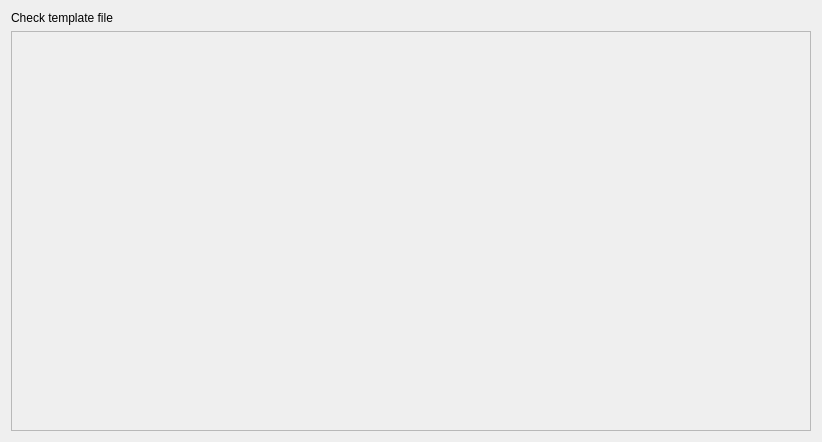
<?xml version="1.0" encoding="UTF-8"?>
<ui version="4.0">
 <class>PluginSettingsDecl</class>
 <widget class="QWidget" name="PluginSettingsDecl">
  <property name="geometry">
   <rect>
    <x>0</x>
    <y>0</y>
    <width>810</width>
    <height>442</height>
   </rect>
  </property>
  <property name="sizePolicy">
   <sizepolicy hsizetype="Expanding" vsizetype="Expanding">
    <horstretch>0</horstretch>
    <verstretch>0</verstretch>
   </sizepolicy>
  </property>
  <property name="windowTitle">
   <string>Icalendar export settings</string>
  </property>
  <layout class="QVBoxLayout" name="verticalLayout_2">
   <item>
    <layout class="QVBoxLayout" name="verticalLayout">
     <item>
      <layout class="QHBoxLayout" name="horizontalLayout">
       <item>
        <widget class="QLabel" name="check_template_file">
         <property name="sizePolicy">
          <sizepolicy hsizetype="Fixed" vsizetype="Fixed">
           <horstretch>0</horstretch>
           <verstretch>0</verstretch>
          </sizepolicy>
         </property>
         <property name="text">
          <string>Check template file</string>
         </property>
         <property name="wordWrap">
          <bool>false</bool>
         </property>
        </widget>
       </item>
       <item>
        <widget class="KUrlRequester" name="kcfg_checkTemplateFile">
         <property name="kcfg_property" stdset="0">
          <cstring>text</cstring>
         </property>
         <property name="sizePolicy">
          <sizepolicy hsizetype="Preferred" vsizetype="Fixed">
           <horstretch>0</horstretch>
           <verstretch>0</verstretch>
          </sizepolicy>
         </property>
        </widget>
       </item>
      </layout>
     </item>
     <item>
      <widget class="QFrame" name="m_previewFrame">
       <property name="minimumSize">
        <size>
         <width>800</width>
         <height>400</height>
        </size>
       </property>
       <property name="frameShape">
        <enum>QFrame::StyledPanel</enum>
       </property>
       <property name="frameShadow">
        <enum>QFrame::Raised</enum>
       </property>
      </widget>
     </item>
    </layout>
   </item>
  </layout>
 </widget>
 <layoutdefault spacing="6" margin="11"/>
 <customwidgets>
  <customwidget>
   <class>KUrlRequester</class>
   <extends>QFrame</extends>
   <header>kurlrequester.h</header>
  </customwidget>
 </customwidgets>
 <includes>
  <include location="local">kurlrequester.h</include>
  <include location="local">klineedit.h</include>
 </includes>
 <resources/>
 <connections/>
</ui>
